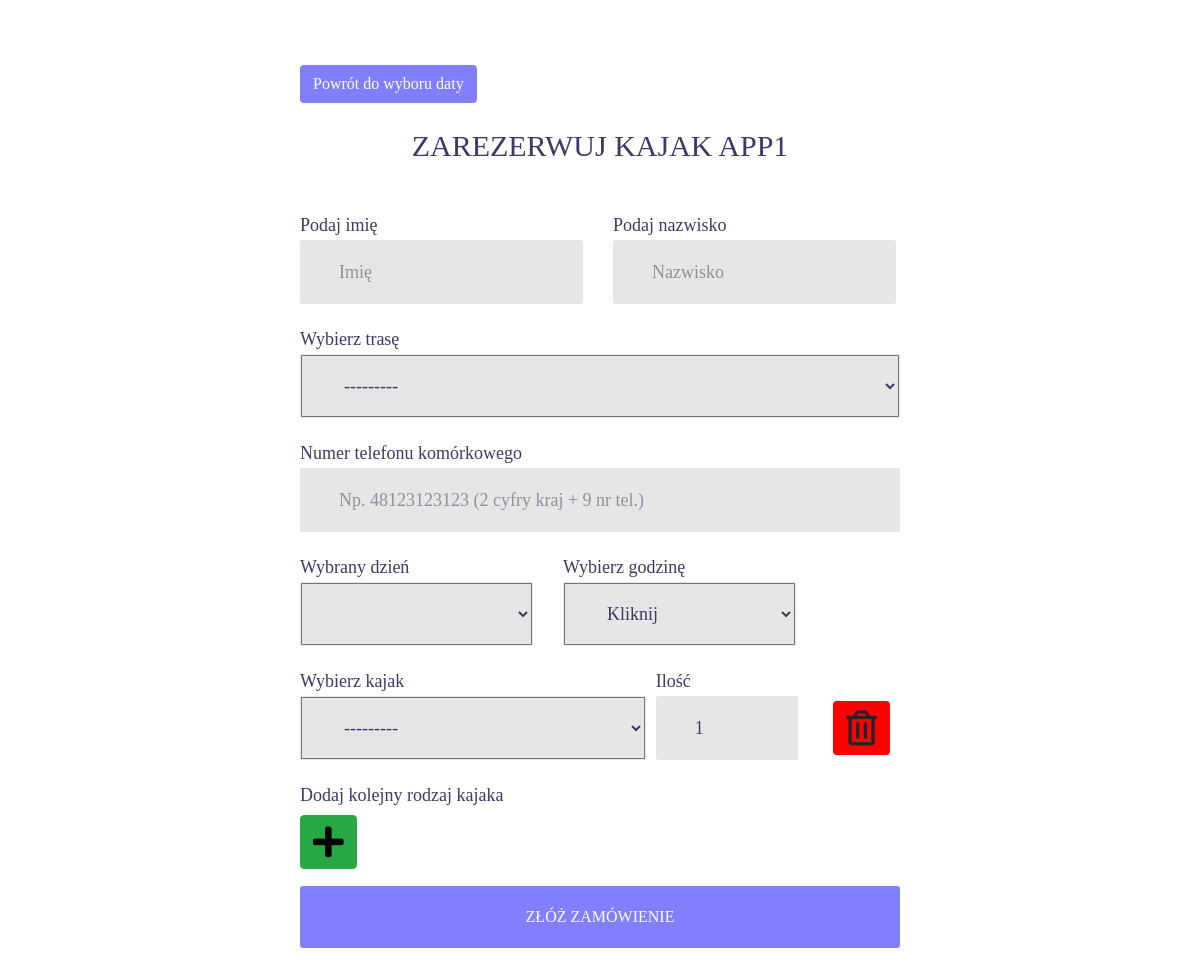
Page /app1/create/ on the earlier database version.
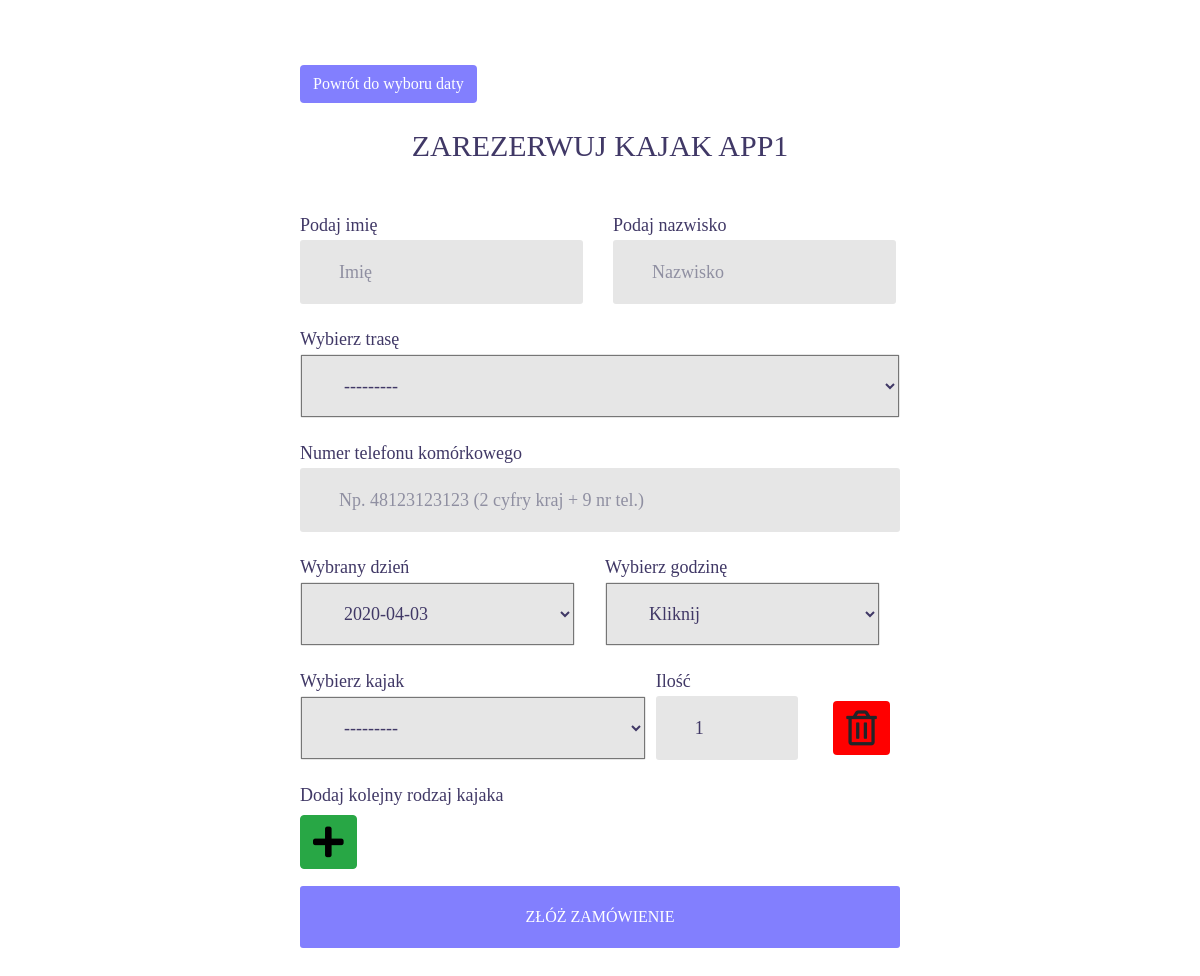
Same page on the later database version.
### app1/models.py (models this page shows)
class BookingDate(models.Model):
    booking_date = models.DateField()
    def __str__(self):
        return '{}'.format(self.booking_date)

### app1/views.py (the view, shortened to what this page needs)
# urls.py: path('create/', BookingCreateView.as_view(), name='app1_create'),
class BookingCreateView(CreateView):
    model = Booking
    template_name = 'app1/booking/create_app1.html'
    form_class = BookingCreateForm
    success_url = reverse_lazy('registration:login')
    def get_context_data(self, **kwargs):
        data = super(BookingCreateView, self).get_context_data(**kwargs)
        data['current_time'] = datetime.datetime.now().time()
        data['start_break'] = datetime.time(12)
        data['stop_break'] = datetime.time(12, 30)
        if self.request.POST:
            data['kayak_set'] = TermKayaksFormSet(self.request.POST, instance=self.object, prefix='kayak_set')
        else:
            data['kayak_set'] = TermKayaksFormSet(instance=self.object, prefix='kayak_set')
        return data

### app1/forms.py (shortened to what this page needs)
class BookingCreateForm(forms.ModelForm):
    class Meta:
        model = Booking
        exclude = ['user']

### app1/forms.py (called while the page is built)
    def full_clean(self):
        super(CustomFormSet, self).full_clean()
        for error in self._non_form_errors.as_data():
            if error.code == 'too_many_forms':
                error.message = "Maksymalna ilość dodatkowych pól z kajakami to %d." % self.max_num

### app1/models.py (called while the page is built)
def booking_dates_limit():
    current_day = datetime.datetime.now().date()
    booking_dates_list = BookingDate.objects.values_list('booking_date', flat=True)
    current_time = datetime.datetime.now().time()
    change_time = datetime.time(12)
    if current_day in booking_dates_list:
        if current_time < change_time:
            return {'booking_date__exact': datetime.datetime.now().date()}
        elif current_time >= change_time:
            return {'booking_date__gt': datetime.datetime.now().date()}
    else:
        return {'booking_date__gt': datetime.datetime.now().date()}

    def __str__(self):
        return '{}. Dostępnosc {}'.format(self.name, self.store)

    def __str__(self):
        return 'Trasa {}, dystans: {}'.format(self.name, self.distance)

### templates/app1/booking/create_app1.html (shortened to what this page needs)
{% extends "base.html" %}
{% load static %}
{% load widget_tweaks %}
{% load bootstrap4 %}
{% block body %}
<div class="limiter">
	<div class="container-login100">
		<div class="row wrap-login100 p-t-50 p-b-90" style="width:600px">
			<a class="btn" href="{% url 'main:main' %}" style="float: right; font-family: Ubuntu-Bold; font-size: 16px; background-color: #827ffe; color: #fff;" onmouseover="this.style.color='black'" onmouseout="this.style.color='#fff'">Powrót do wyboru daty</a>
			{% if current_time >= start_break and current_time <= stop_break %}
				<span class="input100">
						Przerwa techniczna
						Wracamy o 12:30 :)
				</span>
			{% else %}
			<form class="login100-form validate-form flex-sb flex-w" method="post" role="form">
				<span class="login100-form-title p-b-51 p-t-25">
					Zarezerwuj kajak APP1
				</span>
				<div class="row">
					<div class="col-sm-6">
						<span class="input100" style="height: 25px; padding: 0px">Podaj imię</span>
						<div class="wrap-input100 validate-input m-b-25" data-validate = "Username is required">
							{{ form.first_name|add_class:"input100"|attr:"type:text"|attr:"placeholder:Imię"|attr:"name:first_name" }}
						</div>
					</div>
					<div class="col-sm-6">
						<span class="input100" style="height: 25px; padding: 0px">Podaj nazwisko</span>
						<div class="wrap-input100 validate-input m-b-25">
							{{ form.last_name|add_class:"input100"|attr:"type:text"|attr:"placeholder:Nazwisko"|attr:"name:last_name" }}
						</div>
					</div>
				</div>
				<span class="input100" style="height: 25px; padding: 0px">Wybierz trasę</span>
				<div class="wrap-input100 validate-input m-b-25">
					{{ form.route|add_class:"input100"|attr:"name:route" }}
				</div>
				<span class="input100" style="height: 25px; padding: 0px">Numer telefonu komórkowego</span>
				<div class="wrap-input100 validate-input m-b-25">
					{{ form.phone|add_class:"input100"|attr:"name:phone"|attr:"placeholder:Np. 48123123123 (2 cyfry kraj + 9 nr tel.)" }}
				</div>
				<div class="row">
					<div class="col-sm-6">
						<span class="input100" style="height: 25px; padding: 0px">Wybrany dzień</span>
						<div class="wrap-input100 validate-input m-b-25 m-r-250">
							{{ form.booking_date|add_class:"input100" }}
						</div>
					</div>
					<div class="col-sm-6">
						<span class="input100" style="height: 25px; padding: 0px">Wybierz godzinę</span>
						<div class="wrap-input100 validate-input m-b-25">
							{{ form.time|add_class:"input100"|attr:"type:time"|attr:"name:time" }}
						</div>
					</div>
				</div>
				{% for form in kayak_set %}
					<div id="form-row">
						<div class="row form-row spacer">
							<div class="col-sm-7">
								<span class="input100" style="height: 25px; padding: 0px">Wybierz kajak</span>
								<div class="wrap-input100 validate-input m-b-25" data-validate = "">
									{{ form.kayak|add_class:"input100"|attr:"type:text" }}
								</div>
							</div>
							<div class="col-sm-3">
								<span class="input100" style="height: 25px; padding: 0px">Ilość</span>
								<div class="wrap-input100 validate-input m-b-25" data-validate = "">
									{{ form.quantity|add_class:"input100"|attr:"type:number" }}
								</div>
							</div>
							<div class="col-sm-2">
								<span class="input100" style="height: 25px; padding: 0px"><br></span>
								<a class="btn remove-form-row m-l-25 m-t-5" style="background-color: red;"><i class="far fa-trash-alt" style="font-size: 35px;"></i></a>
							</div>
						</div>
					</div>
				{% endfor %}
				<span class="input100" style="height: 25px; padding: 0px">Dodaj kolejny rodzaj kajaka</span>
				<a href="#" id="add_form" class="btn btn-success add-form-row m-t-5" style="color: black"><i class="fas fa-plus" style="font-size: 35px;"></i></a>
				<div class="container-login100-form-btn m-t-17">
					<button class="login100-form-btn">
						Złóż zamówienie
					</button>
				</div>
			</form>
			{% endif %}
		</div>
	</div>
</div>
{% endblock %}

### templates/base.html (shortened to what this page needs)
{% load static %}
{% load widget_tweaks %}
<!doctype html>
<html lang="en">
<head>
    <link rel="stylesheet" href="https://stackpath.bootstrapcdn.com/bootstrap/4.1.1/css/bootstrap.min.css">
    <link rel="stylesheet" href="https://use.fontawesome.com/releases/v5.1.0/css/all.css"
>
    <link rel="stylesheet" type="text/css" href="{% static 'login/vendor/bootstrap/css/bootstrap.min.css' %}">
    <link rel="stylesheet" type="text/css" href="{% static 'login/fonts/font-awesome-4.7.0/css/font-awesome.min.css' %}">
    <link rel="stylesheet" type="text/css" href="{% static 'login/fonts/Linearicons-Free-v1.0.0/icon-font.min.css' %}">
    <link rel="stylesheet" type="text/css" href="{% static 'login/vendor/animate/animate.css' %}">
    <link rel="stylesheet" type="text/css" href="{% static 'login/vendor/css-hamburgers/hamburgers.min.css' %}">
    <link rel="stylesheet" type="text/css" href="{% static 'login/vendor/animsition/css/animsition.min.css' %}">
    <link rel="stylesheet" type="text/css" href="{% static 'login/vendor/select2/select2.min.css' %}">
    <link rel="stylesheet" type="text/css" href="{% static 'login/vendor/daterangepicker/daterangepicker.css' %}">
    <link rel="stylesheet" type="text/css" href="{% static 'login/css/util.css' %}">
    <link rel="stylesheet" type="text/css" href="{% static 'login/css/main.css' %}">
</head>
<body>
    {% block body %} {% endblock %}
</body>
</html>

### static/login/css/main.css (style rules this page uses)
* { margin: 0px; padding: 0px; box-sizing: border-box; }
body, html { height: 100%; font-family: Ubuntu-Regular, sans-serif; }
a { font-family: Ubuntu-Regular; font-size: 14px; line-height: 1.7; color: #666666; margin: 0px; transition: all 0.4s; -webkit-transition: all 0.4s; -o-transition: all 0.4s; -moz-transition: all 0.4s; }
input { outline: none; border: none; }
button { outline: none !important; border: none; background: transparent; }
.limiter { width: 100%; margin: 0 auto; }
.container-login100 { width: 100%; min-height: 100vh; display: -webkit-box; display: -webkit-flex; display: -moz-box; display: -ms-flexbox; display: flex; flex-wrap: wrap; justify-content: center; align-items: center; padding: 15px; background-position: center; background-size: cover; background-repeat: no-repeat;; }
.wrap-login100 { width: 390px; background: #fff; border-radius: 10px; position: relative; }
.login100-form { width: 100%; }
.login100-form-title { font-family: Ubuntu-Bold; font-size: 30px; color: #403866; line-height: 1.2; text-transform: uppercase; text-align: center; width: 100%; display: block; }
.wrap-input100 { width: 100%; position: relative; background-color: #e6e6e6; border: 1px solid transparent; border-radius: 3px; }
.input100 { font-family: Ubuntu-Bold; color: #403866; line-height: 1.2; font-size: 18px; display: block; width: 100%; background: transparent; height: 62px; padding: 0 20px 0 38px; }
.container-login100-form-btn { width: 100%; display: -webkit-box; display: -webkit-flex; display: -moz-box; display: -ms-flexbox; display: flex; flex-wrap: wrap; }
.login100-form-btn { font-family: Ubuntu-Bold; font-size: 16px; color: #fff; line-height: 1.2; text-transform: uppercase; display: -webkit-box; display: -webkit-flex; display: -moz-box; display: -ms-flexbox; display: flex; justify-content: center; align-items: center; padding: 0 20px; width: 100%; height: 62px; background-color: #827ffe; border-radius: 3px; -webkit-transition: all 0.4s; -o-transition: all 0.4s; -moz-transition: all 0.4s; transition: all 0.4s; }
.validate-input { position: relative; }

Differences in the rows shown:
added BookingDate: booking_date "2020-04-03"
